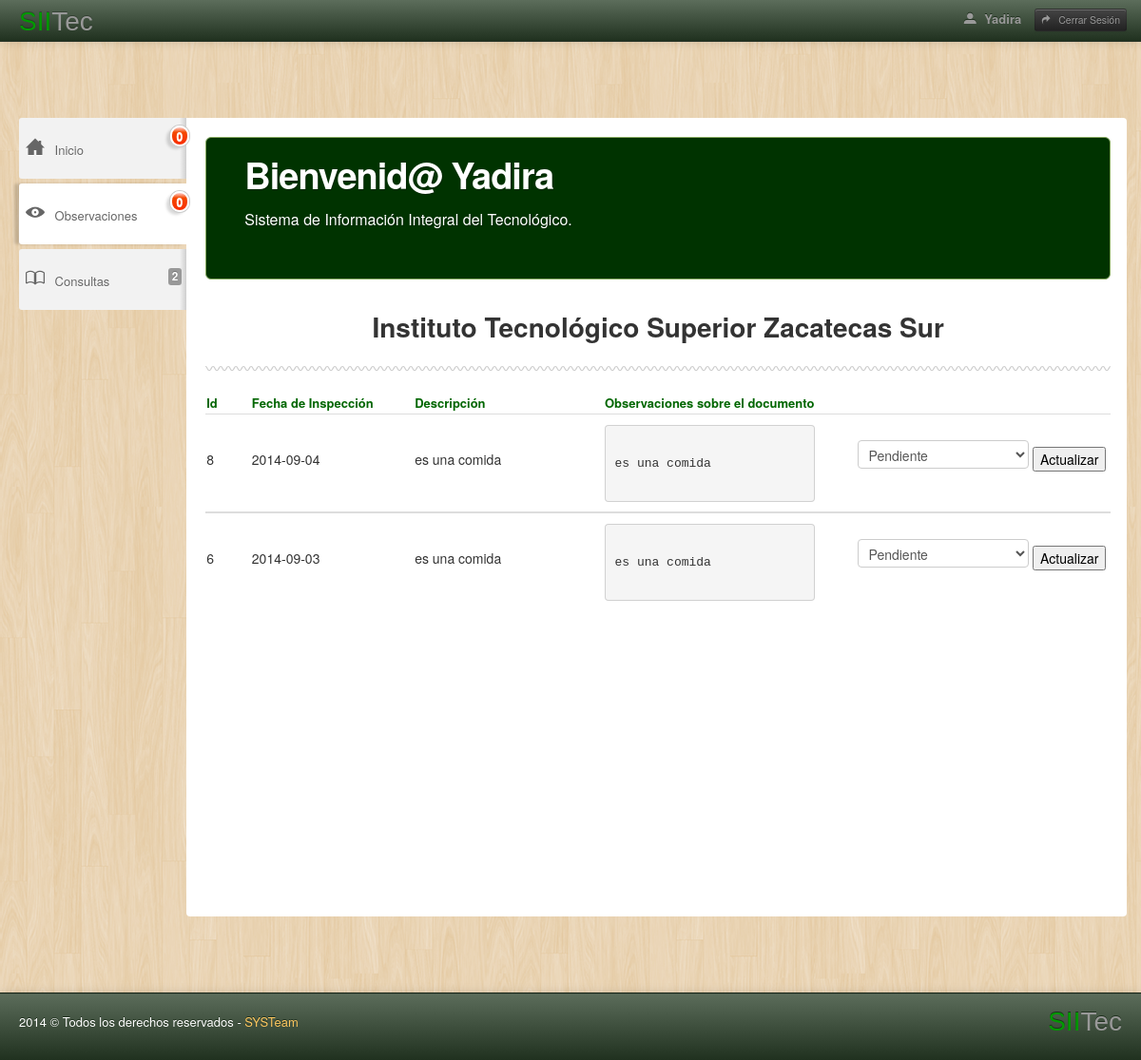
The page /Sitio/subdirector/Observaciones.php (signed in) on the database its author committed.
### tables this page shows
CREATE TABLE IF NOT EXISTS `Documento` (
  `idDocumento` int(11) NOT NULL AUTO_INCREMENT,
  `tipoDocumento` varchar(45) NOT NULL,
  `fechaDelDocumento` date NOT NULL,
  `fechaDeRecepcion` date NOT NULL,
  `fechaDeAsignacion` date NOT NULL,
  `fechaLimite` date NOT NULL,
  `folioDocumento` varchar(45) NOT NULL,
  `formatoDelDocumento` varchar(45) NOT NULL,
  `descripcion` text NOT NULL,
  `estatus` varchar(30) NOT NULL,
  `area` varchar(45) NOT NULL,
  `nombreDepend` varchar(45) NOT NULL,
  `nombreRemit` varchar(45) NOT NULL,
  `idRemit` int(11) NOT NULL,
  `idUsuario` int(11) NOT NULL,
  `sesionUsuario` varchar(45) DEFAULT NULL,
  `comentario` varchar(250) DEFAULT NULL,
  PRIMARY KEY (`idDocumento`),
  KEY `idRemit_idx` (`idRemit`),
  KEY `idUsuario_idx` (`idUsuario`)
);

### Sitio/subdirector/Observaciones.php (the view, shortened to what this page needs)
<?php
if($_SESSION["nombresesion"])
{
	?>
<?php
$auxi=0;
$auxi2=0;
?>
<!DOCTYPE html>
<html lang="en">
<head>
<link href="css/molle.css" rel="stylesheet" type="text/css" />
<link href="css/bootstrap.css" rel="stylesheet" />
<link rel="stylesheet" href="css/icon-style.css" />
<link href="css/bootstrap-responsive.css" rel="stylesheet" />
<link href="css/radmin.css" rel="stylesheet" id="main-stylesheet" />
<link href="css/radmin-responsive.css" rel="stylesheet" />
<link rel="stylesheet" type="text/css" href="css/radmin-plugins.css" />
</head>
<body id="body-index">
<div class="navbar navbar-inverse navbar-static-top">
  <div class="navbar-inner black-gradient">
    <div class="container-fluid"> <a class="brand" href="Principal.php"> <span class="rad">SII</span>Tec </a>
      <div class="nav-collapse collapse">
        <p class="navbar-text pull-right"> <a id="user-popover" href="Principal.php" class="navbar-link user-info"> <i class="radmin-icon radmin-user"></i>
          <?php
		  echo($_SESSION['nombresesion']);
		  ?>
          </a> <a href="salir.php" class="btn btn-mini btn-inverse navbar-link logout"> <i class="radmin-icon radmin-redo"></i> Cerrar Sesión </a> </p>
        <form class="navbar-search pull-right" />
      </div>
    </div>
  </div>
</div>
<div class="row-fluid">
  <div class="span12">&nbsp;</div>
</div>
<div class="row-fluid hidden-phone hidden-tablet">
  <div class="span12 top-stats">
  </div>
</div>
<div class="container-fluid main-container">
  <div class="row-fluid">
    <div class="span12">
      <div class="sidebar-nav">
        <ul class="nav nav-stacked left-menu">
              <li id="navigation"> <a href="Principal.php"> <span class="box"> <i class="radmin-icon radmin-home"></i> </span>Inicio <div class="notifications"> <strong><?php echo $auxi; ?></strong> </div>
            </a>
<li id="navigation-index"> <a href="Observaciones.php"> <span class="box"> <i class="radmin-icon radmin-eye "></i> </span>Observaciones <div class="notifications-wrapper" >
	          <div class="notifications"> <strong><?php echo $auxi2; ?></strong> </div>
            </div></a>  </li>
<li class="accordion" id="navigation-components">
						  <a class="accordion-toggle" data-toggle="collapse" data-parent="navigation-components" href="#collapse2">
								<span class="box">
									<i class="radmin-icon radmin-book"></i>
								</span>
						  <span class="hidden-tablet hidden-phone">Consultas</span>
								<span class="label pull-right hidden-tablet hidden-phone">2</span>
							</a>
					     </li>
            </ul>
      </div>
      <div class="container-fluid content-wrapper">
        <div class="row-fluid">
          <div class="span12">
            <div class="hero-unit">
              <h1>Bienvenid@
                <?php
	echo ($_SESSION['nombresesion']);
?>
                </span></h1>
              <p> Sistema de Información Integral del Tecnológico. </p>
            </div>
          </div>
        </div>
        <div class="row-fluid">
          <div class="span12">
            <h2 align="center" class="welcome">Instituto Tecnológico Superior Zacatecas Sur<span class="text-info"></span></h2>
          </div>
        </div>
        <div class="squiggly-border"></div>
        <table class="table table-index">
          <thead>
            <tr>
              <th width="5%">Id</th>
              <th width="18%">Fecha de Inspección</th>
              <th width="21%">Descripción</th>
              <th width="28%">Observaciones sobre el documento</th>
            </tr>
            <?php
require_once("conexion.php");
$consulta = "select * from Documento, Usuario where Usuario.area= Documento.area and Usuario.nombreUsuario=". "'". $_SESSION["nombresesion"] . "'" ;
$res=mysql_query($consulta, $con);
	while($row = @mysql_fetch_array($res))
	{
		$Id=$row['idDocumento'];
?>
          </thead>
          <tbody>
            <tr>
              <td class="numbers"><p>
                  <label> <?php echo $row['idDocumento']; ?> </label>
                </p></td>
              <td class="text"><p>
                  <label><?php echo $row['fechaDeAsignacion']; ?> </label>
                </p></td>
              <td class="text">              <p>
                  <label><?php echo $row['descripcion']; ?> </label>
                </p></td>
              <td class="text">
<p>
                  <span id="fullpost"><div align="justify"><pre style="overflow: auto; width: 200px; height: 60px;"><div align="left">
<span ><?php echo $row['descripcion']; ?>
</span></div></pre></div>
                </p>
</td>
              <td width="28%" class="text"><p>
                <div class="controls">
                <form action="modificaDocumentoLogico.php?id=<?php echo $Id ?> " method="post">
                  <select name="selecciona">
                    <option value="Pendiente">Pendiente</option>
                  </select>
                  <input type="submit" value="Actualizar">
                </form>
                </p></td>
            </tr>
            <tr>
              <?php
	}?>
          </tbody>
        </table>
        <div class="row-fluid">
          <div class="span12"></div>
        </div>
      </div>
    </div>
    <div class="row-fluid">
      <div class="span12">&nbsp;</div>
    </div>
  </div>
</div>
<footer class="black-gradient"> <a class="brand pull-right" href="Principal.php"> <span class="rad">SII</span>Tec </a>
  <div class="square-turtle pull-left">
    <p> 2014 &copy; Todos los derechos reservados - <a href="http://www.itszas.edu.mx/" target="_blank">SYSTeam</a> </p>
  </div>
</footer>
</body>
</html>
<?php
}
else
{
echo("<script type='text/javascript'>
	  alert('No existe ninguna sesion abierta, favor de AUTENTIFICARSE');
	  window.location='../index.html';</script>");
}
?>

### Sitio/subdirector/css/radmin-responsive.css (style rules this page uses)
@media (min-width: 980px) and (max-width: 1200px) { div.container-fluid.content-wrapper { padding-right: 17px; } }
@media (min-width: 980px) and (max-width: 1200px) { ul.left-menu li { font-size: 13px; padding: 10px 5px 10px 7px; } }
@media (min-width: 980px) and (max-width: 1200px) { ul.left-menu li span.box { padding-right: 5px; } }

### Sitio/subdirector/Observaciones.php (style rules this page uses)
#body-index .navbar.navbar-inverse.navbar-static-top .navbar-inner.black-gradient .container-fluid .brand .rad { font-family: Verdana, Geneva, sans-serif; }
#body-index .navbar.navbar-inverse.navbar-static-top .navbar-inner.black-gradient .container-fluid .brand .rad { font-family: Verdana, Geneva, sans-serif; color: #090; }
#body-index .navbar.navbar-inverse.navbar-static-top .navbar-inner.black-gradient .container-fluid .brand { font-family: Verdana, Geneva, sans-serif; }
#body-index .black-gradient .brand.pull-right .rad { font-family: Verdana, Geneva, sans-serif; color: #090; }
#body-index .black-gradient .brand.pull-right { font-family: Verdana, Geneva, sans-serif; }
#body-index .container-fluid.main-container .row-fluid .span12 .container-fluid.content-wrapper .table.table-index thead tr th { color: #006600; }

### rows shown on the page
documento: idDocumento "8", fechaDeAsignacion "2014-09-04", descripcion "es una comida"
documento: idDocumento "6", fechaDeAsignacion "2014-09-03", descripcion "es una comida"

### other values the page prints
$_SESSION['nombresesion'] "Yadira"
$auxi "0"
$auxi2 "0"
